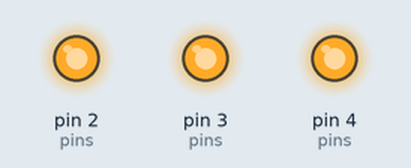
This sketch was run on a simulated Arduino Uno, built with avr-gcc and run on an emulated ATmega328P. Shown: output pins drawn as LEDs (lit = HIGH).

Above: at 0.1 s.
At 6.5 s:
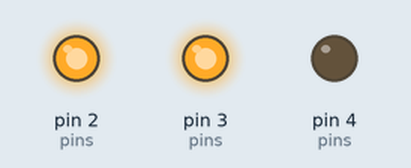
At 12.3 s:
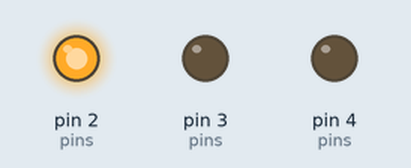
At 16.1 s:
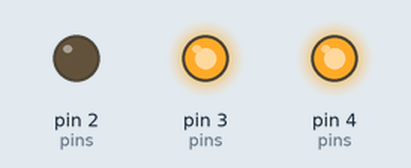
At 25.8 s:
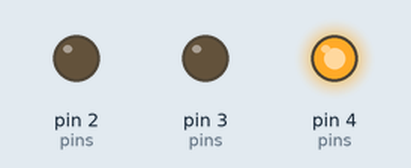
At 34.1 s:
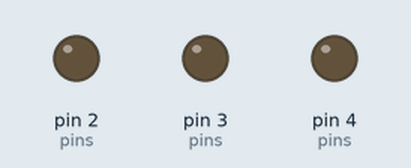
Timing chart, 0 to 40.0 s (numbered marks = the images above):
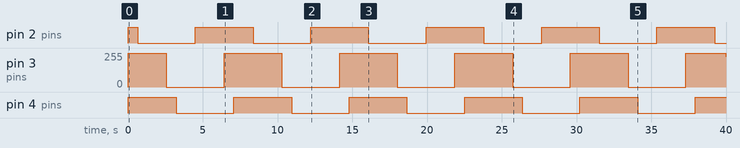

Measured:
- by itself, pin 2 (pins), pin 4 (pins): alternates HIGH for 3.9 s and LOW for 3.9 s
- by itself, pin 3 (pins): 255/255 → 0/255 at 2.6 s, → 255/255 3.9 s later, → 0/255 3.9 s later, → 255/255 3.9 s later, … (11 changes in this stretch)

The sketch:

rgb_test2.ino
```cpp
#include <ca_rgb.h>

ca_rgb one;

void setup() {
  int pins[3] = {2, 3, 4};
  one.initialize_ca(pins);
}

void loop() {
  for(int i = 0; i<256; i++){
    one.set_ca(i, 0, 0);
    delay(5);
  }
  for(int k = 0; k<256; k++){
    one.set_ca(255, k, 0);
    delay(5);
  }
  for(int l = 0; l<256; l++){
    one.set_ca(255, 255, l);
    delay(5);
  }
  for(int j = 255; j>0; j-=1){
    one.set_ca(j, 255, 255);
    delay(5);
  }
  for(int m = 255; m>0; m-=1){
    one.set_ca(0, m, 255);
    delay(5);
  }
  for(int n = 255; n>0; n-=1){
    one.set_ca(0, 0, n);
    delay(5);
  }
}
```
